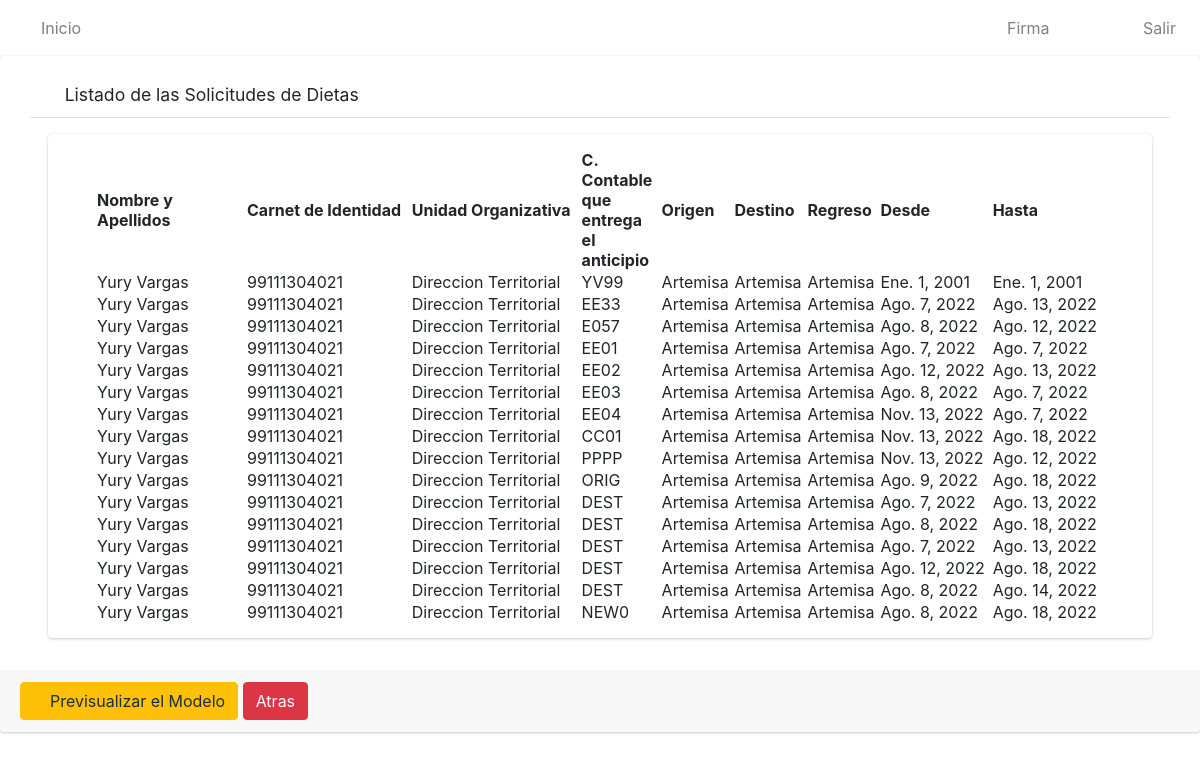
Page /modelo/solicitudes/listar/7/ on the committed database.
### app/models.py (models this page shows, shortened)
class Solicitud(models.Model):
    numero=models.IntegerField()
    solicitante=models.ForeignKey(User, on_delete=models.CASCADE)
    trabajador=models.ForeignKey(Trabajador, on_delete=models.CASCADE)
    unidad_organizativa=models.ForeignKey(Unidad_Organizativa, on_delete=models.CASCADE)
    c_contable=models.CharField(max_length=4)
    provincia=models.ForeignKey(Provincia, on_delete=models.CASCADE)
    origen=models.ForeignKey(Municipio, on_delete=models.CASCADE, related_name='municipio_origen')
    destino=models.ForeignKey(Municipio, on_delete=models.CASCADE, related_name='municipio_destino')
    regreso=models.ForeignKey(Municipio, on_delete=models.CASCADE, related_name='municipio_regreso')
    fecha_inicio=models.DateField()
    fecha_final=models.DateField()
    estado=models.CharField(max_length=20)
    class Meta:
        verbose_name="Solicitud"
        verbose_name_plural="Solicitudes"

class Trabajador(models.Model):
    nombre_y_apellidos = models.CharField(max_length=80)
    ci=models.CharField(max_length=11, unique=True)
    def __str__(self):
            return self.nombre_y_apellidos
    class Meta:
        verbose_name = "Trabajador"
        verbose_name_plural = "Trabajadores"

class Unidad_Organizativa(models.Model):
    nombre=models.CharField(max_length=100)
    def __str__(self):
        return self.nombre
    class Meta:
        verbose_name="Unidad Organizativa"
        verbose_name_plural="Unidades Organizativas"

class Municipio(models.Model):
    nombre=models.CharField(max_length=30)
    provincia=models.ForeignKey(Provincia, on_delete=models.CASCADE)
    def __str__(self):
        return self.nombre
    class Meta:
        verbose_name="Municipio"
        verbose_name_plural="Municipios"

### app/views.py (the view)
# urls.py: path('modelo/solicitudes/listar/<id>/', listar_solicitudes_de_modelo, name='solicitudModel'),
def listar_solicitudes_de_modelo(request, id):
    lista=[]
    modelo=Modelo.objects.get(id=id)
    lista_solicitudes=modelo.solicitudes.all()
    for i in lista_solicitudes:
        lista.append(i)
    data={
        'soli': lista,
    }
    return render(request, 'modelos/solicitudes/listar.html', data)

### app/templates/modelos/solicitudes/listar.html
{% extends 'base.html' %}
{% load static %}
{% block content %}
    <div class=" card card-default">
        <div class="card-header px-3 mb-3 mt-3 container">
            <h3 class="card-title">
            <i class="fas fa-search"></i>
                Listado de las Solicitudes de Dietas
            </h3>
            </div>
        <div class="card card-body content-header mx-5 px-5">
            <table id="myTable" class="display" style="width: 100%;">
                <thead>
                    <tr>
                        <th>Nombre y Apellidos</th>
                        <th>Carnet de Identidad</th>
                        <th>Unidad Organizativa</th>
                        <th>C. Contable que entrega el anticipio</th>
                        <th>Origen</th>
                        <th>Destino</th>
                        <th>Regreso</th>
                        <th>Desde</th>
                        <th>Hasta</th>
                    </tr>
                </thead>
                <tbody>
                    {% for i in soli %}
                    <tr>
                        <td style="width: 150px;">{{i.trabajador}}</td>
                        <td>{{i.trabajador.ci}}</td>
                        <td>{{i.unidad_organizativa}}</td>
                        <td style="width: 80px;">{{i.c_contable}}</td>
                        <td>{{i.origen}}</td>
                        <td>{{i.destino}}</td>
                        <td>{{i.regreso}}</td>
                        <td>{{i.fecha_inicio}}</td>
                        <td>{{i.fecha_final}}</td>
                    </tr>
                    {% endfor %}
                </tbody>
            </table>
        </div>
        <div class=" card-footer mt-3">
            <a href="#" type="button" class="btn btn-primary btn-warning">
                <i class="fas fa-file"></i>
                Previsualizar el Modelo
            </a>
            <a href="{% url 'listarMod' %}" type="button" class="btn btn-primary btn-danger">
                Atras
            </a>
        </div>
    </div>
{% endblock %}

### rows in the picture
Solicitud: trabajador "Yury Vargas", trabajador.ci "99111304021", unidad_organizativa "Direccion Territorial", c_contable "YV99", origen "Artemisa", destino "Artemisa", regreso "Artemisa", fecha_inicio "Ene. 1, 2001", fecha_final "Ene. 1, 2001"
Solicitud: trabajador "Yury Vargas", trabajador.ci "99111304021", unidad_organizativa "Direccion Territorial", c_contable "EE33", origen "Artemisa", destino "Artemisa", regreso "Artemisa", fecha_inicio "Ago. 7, 2022", fecha_final "Ago. 13, 2022"
Solicitud: trabajador "Yury Vargas", trabajador.ci "99111304021", unidad_organizativa "Direccion Territorial", c_contable "E057", origen "Artemisa", destino "Artemisa", regreso "Artemisa", fecha_inicio "Ago. 8, 2022", fecha_final "Ago. 12, 2022"
Solicitud: trabajador "Yury Vargas", trabajador.ci "99111304021", unidad_organizativa "Direccion Territorial", c_contable "EE01", origen "Artemisa", destino "Artemisa", regreso "Artemisa", fecha_inicio "Ago. 7, 2022", fecha_final "Ago. 7, 2022"
Solicitud: trabajador "Yury Vargas", trabajador.ci "99111304021", unidad_organizativa "Direccion Territorial", c_contable "EE02", origen "Artemisa", destino "Artemisa", regreso "Artemisa", fecha_inicio "Ago. 12, 2022", fecha_final "Ago. 13, 2022"
Solicitud: trabajador "Yury Vargas", trabajador.ci "99111304021", unidad_organizativa "Direccion Territorial", c_contable "EE03", origen "Artemisa", destino "Artemisa", regreso "Artemisa", fecha_inicio "Ago. 8, 2022", fecha_final "Ago. 7, 2022"
Solicitud: trabajador "Yury Vargas", trabajador.ci "99111304021", unidad_organizativa "Direccion Territorial", c_contable "EE04", origen "Artemisa", destino "Artemisa", regreso "Artemisa", fecha_inicio "Nov. 13, 2022", fecha_final "Ago. 7, 2022"
Solicitud: trabajador "Yury Vargas", trabajador.ci "99111304021", unidad_organizativa "Direccion Territorial", c_contable "CC01", origen "Artemisa", destino "Artemisa", regreso "Artemisa", fecha_inicio "Nov. 13, 2022", fecha_final "Ago. 18, 2022"
Solicitud: trabajador "Yury Vargas", trabajador.ci "99111304021", unidad_organizativa "Direccion Territorial", c_contable "PPPP", origen "Artemisa", destino "Artemisa", regreso "Artemisa", fecha_inicio "Nov. 13, 2022", fecha_final "Ago. 12, 2022"
Solicitud: trabajador "Yury Vargas", trabajador.ci "99111304021", unidad_organizativa "Direccion Territorial", c_contable "ORIG", origen "Artemisa", destino "Artemisa", regreso "Artemisa", fecha_inicio "Ago. 9, 2022", fecha_final "Ago. 18, 2022"
Solicitud: trabajador "Yury Vargas", trabajador.ci "99111304021", unidad_organizativa "Direccion Territorial", c_contable "DEST", origen "Artemisa", destino "Artemisa", regreso "Artemisa", fecha_inicio "Ago. 7, 2022", fecha_final "Ago. 13, 2022"
Solicitud: trabajador "Yury Vargas", trabajador.ci "99111304021", unidad_organizativa "Direccion Territorial", c_contable "DEST", origen "Artemisa", destino "Artemisa", regreso "Artemisa", fecha_inicio "Ago. 8, 2022", fecha_final "Ago. 18, 2022"
Solicitud: trabajador "Yury Vargas", trabajador.ci "99111304021", unidad_organizativa "Direccion Territorial", c_contable "DEST", origen "Artemisa", destino "Artemisa", regreso "Artemisa", fecha_inicio "Ago. 7, 2022", fecha_final "Ago. 13, 2022"
Solicitud: trabajador "Yury Vargas", trabajador.ci "99111304021", unidad_organizativa "Direccion Territorial", c_contable "DEST", origen "Artemisa", destino "Artemisa", regreso "Artemisa", fecha_inicio "Ago. 12, 2022", fecha_final "Ago. 18, 2022"
Solicitud: trabajador "Yury Vargas", trabajador.ci "99111304021", unidad_organizativa "Direccion Territorial", c_contable "DEST", origen "Artemisa", destino "Artemisa", regreso "Artemisa", fecha_inicio "Ago. 8, 2022", fecha_final "Ago. 14, 2022"
Solicitud: trabajador "Yury Vargas", trabajador.ci "99111304021", unidad_organizativa "Direccion Territorial", c_contable "NEW0", origen "Artemisa", destino "Artemisa", regreso "Artemisa", fecha_inicio "Ago. 8, 2022", fecha_final "Ago. 18, 2022"
